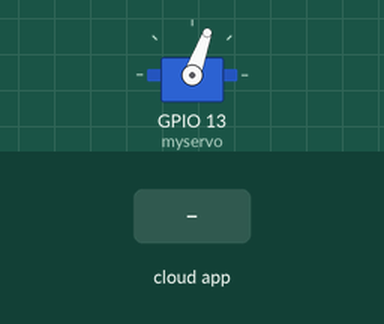
Simulated run of this sketch. Board: ESP32. On the bench: servo. The inputs (shaded band) are chosen by the test bench. WiFi joins after 1.5 s; servers stay silent unless stated; the Firebase database answers and starts empty; what the sketch prints to the serial monitor is not drawn.

Above: at 2.7 s.
2.8 s: the phone or cloud app sets Led1Status to ON
At 3.8 s:
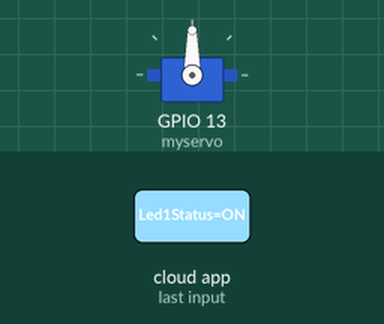
4.3 s: the phone or cloud app sets Led1Status to OFF
At 5.0 s:
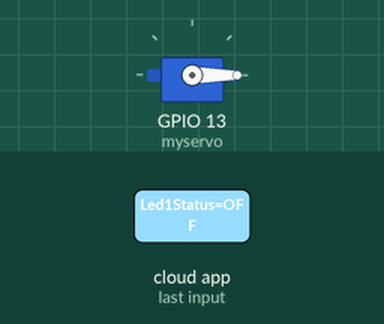
Timing chart, 0 to 7.3 s (numbered marks = the images above; inputs shaded):
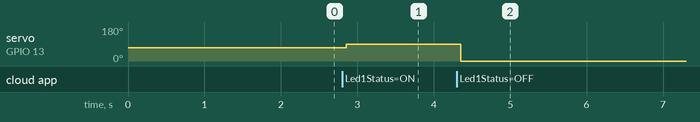

The sketch:

BUTTONCONTROL.ino
```cpp
#if defined(ESP32)

#include <FirebaseESP32.h>
#elif defined(ESP8266)
#include <ESP8266WiFi.h>
#include <FirebaseESP8266.h>
#endif


#define API_KEY "AIzaSyBGdOIdF5jjvKUWZ5Lvu7rGOaLPgzhMCEo"

/* 3. Define the RTDB URL */
#define DATABASE_URL "https://smart-38cea-default-rtdb.firebaseio.com/"  //<databaseName>.firebaseio.com or <databaseName>.<region>.firebasedatabase.app

/* 4. Define the user Email and password that alreadey registerd or added in your project */
#define USER_EMAIL "hadil@gmail.com"
#define USER_PASSWORD "1234567"
String dataDBB ;//Define Firebase Data object
FirebaseData fbdo;

FirebaseAuth auth;
FirebaseConfig config;

//Provide the token generation process info.
#include "addons/TokenHelper.h"
//Provide the RTDB payload printing info and other helper functions.
#include "addons/RTDBHelper.h"


#include <ESP32Servo.h>
#include <WiFi.h>
#include <Wire.h>
Servo myservo;


const char* ssid = "Redmi"; //choose your wireless ssid
const char* password ="559063677"; //put your wireless password here.
void setup() {
  // Initialiser les broches de contrôle du moteur en sortie
  Serial.begin(115200);
  WiFi.begin(ssid,password);


  Serial.println("Connexion en cours");
  while(WiFi.status() != WL_CONNECTED) {
    delay(500);
    Serial.print(".");
  }
  Serial.println("");
  Serial.print("Connecté au réseau WiFi avec l'adresse IP : ");
  Serial.println(WiFi.localIP());
  myservo.attach(13);
  myservo.write(70);
  config.api_key = API_KEY;

  auth.user.email = USER_EMAIL;
  auth.user.password = USER_PASSWORD;

  config.database_url = DATABASE_URL;

  config.token_status_callback = tokenStatusCallback; //see addons/TokenHelper.h

  Firebase.begin(&config, &auth);
}

void loop() {

Firebase.RTDB.getString(&fbdo,"Led1Status",&dataDBB);//ta5oou min base

if (dataDBB == "ON"){

   myservo.write(90);

   }if(dataDBB == "OFF"){
     myservo.write(0);
   }

}
```

Measured:
- after the input at 2.8 s, servo on GPIO 13 (myservo): 70° → 90° after 0.05 s
- after the input at 4.3 s, servo on GPIO 13 (myservo): 90° → 0° after 0.06 s
